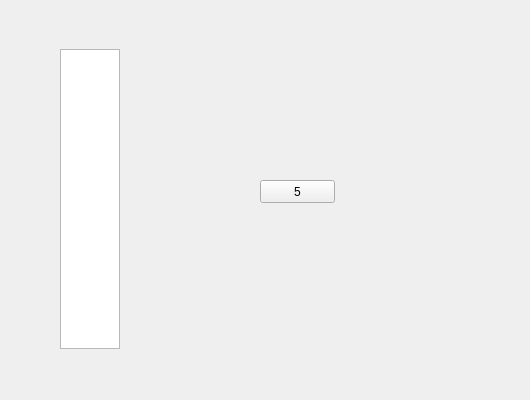
<?xml version="1.0" encoding="UTF-8"?>
<ui version="4.0">
 <class>list_widgetClass</class>
 <widget class="QWidget" name="list_widgetClass">
  <property name="geometry">
   <rect>
    <x>0</x>
    <y>0</y>
    <width>530</width>
    <height>400</height>
   </rect>
  </property>
  <property name="windowTitle">
   <string>list_widget</string>
  </property>
  <widget class="QListWidget" name="listWidget">
   <property name="geometry">
    <rect>
     <x>60</x>
     <y>49</y>
     <width>60</width>
     <height>300</height>
    </rect>
   </property>
   <property name="maximumSize">
    <size>
     <width>100</width>
     <height>3000</height>
    </size>
   </property>
  </widget>
  <widget class="QStackedWidget" name="stackedWidget">
   <property name="geometry">
    <rect>
     <x>130</x>
     <y>50</y>
     <width>311</width>
     <height>291</height>
    </rect>
   </property>
   <property name="currentIndex">
    <number>4</number>
   </property>
   <widget class="QWidget" name="page">
    <widget class="QPushButton" name="pushButton">
     <property name="geometry">
      <rect>
       <x>110</x>
       <y>120</y>
       <width>75</width>
       <height>23</height>
      </rect>
     </property>
     <property name="text">
      <string>1</string>
     </property>
    </widget>
   </widget>
   <widget class="QWidget" name="page_3">
    <widget class="QPushButton" name="pushButton_2">
     <property name="geometry">
      <rect>
       <x>110</x>
       <y>130</y>
       <width>75</width>
       <height>23</height>
      </rect>
     </property>
     <property name="text">
      <string>2</string>
     </property>
    </widget>
   </widget>
   <widget class="QWidget" name="page_2">
    <widget class="QPushButton" name="pushButton_3">
     <property name="geometry">
      <rect>
       <x>120</x>
       <y>140</y>
       <width>75</width>
       <height>23</height>
      </rect>
     </property>
     <property name="text">
      <string>3</string>
     </property>
    </widget>
   </widget>
   <widget class="QWidget" name="page_4">
    <widget class="QPushButton" name="pushButton_4">
     <property name="geometry">
      <rect>
       <x>110</x>
       <y>130</y>
       <width>75</width>
       <height>23</height>
      </rect>
     </property>
     <property name="text">
      <string>4</string>
     </property>
    </widget>
   </widget>
   <widget class="QWidget" name="page_5">
    <widget class="QPushButton" name="pushButton_5">
     <property name="geometry">
      <rect>
       <x>130</x>
       <y>130</y>
       <width>75</width>
       <height>23</height>
      </rect>
     </property>
     <property name="text">
      <string>5</string>
     </property>
    </widget>
   </widget>
  </widget>
 </widget>
 <layoutdefault spacing="6" margin="11"/>
 <resources>
  <include location="list_widget.qrc"/>
 </resources>
 <connections/>
</ui>
